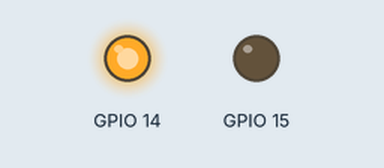
Recording of a program running on a simulated Raspberry Pi (BCM pin numbers). Shown: output pins drawn as LEDs (lit = HIGH).

Above: at 0.5 s.
At 2.5 s:
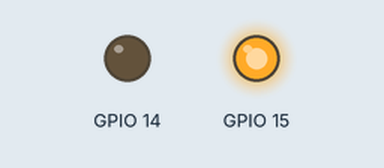
At 3.5 s:
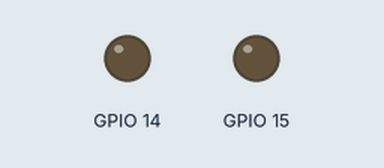
Timing chart, 0 to 5.2 s (numbered marks = the images above):
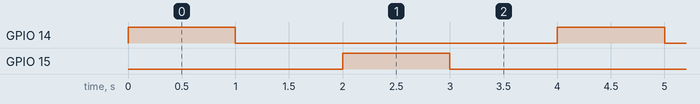

The program:

LedLight.py
```python
import RPi.GPIO as GPIO
import time

GPIO.setmode(GPIO.BCM)
GPIO.setwarnings(False)
GPIO.setup(14,GPIO.OUT)
GPIO.setup(15,GPIO.OUT)


def led_on(gp_input):
    gp_nb = int(gp_input)
    # set GPIO14 pin to HIGH
    GPIO.output(gp_nb,GPIO.HIGH)
    # show message to Terminal
##    print ("LED is ON")

def led_off(gp_input):
    gp_nb = int(gp_input)
    # set GPIO14 pin to HIGH
    GPIO.output(gp_nb,GPIO.LOW)
    # show message to Terminal
##    print ("LED is OFF")


def main():
    while True:
        led_off(14)
        led_off(15)
        led_on(14)
        time.sleep(1)
        led_off(14)
        time.sleep(1)
        led_on(15)
        time.sleep(1)
        led_off(15)
        time.sleep(1)

if __name__ == '__main__':
    main()
```

Measured:
- by itself, GPIO 14, GPIO 15: alternates HIGH for 1.0 s and LOW for 3.0 s
- by itself, everything shown: repeats every 4.0 s, in 4 steps
